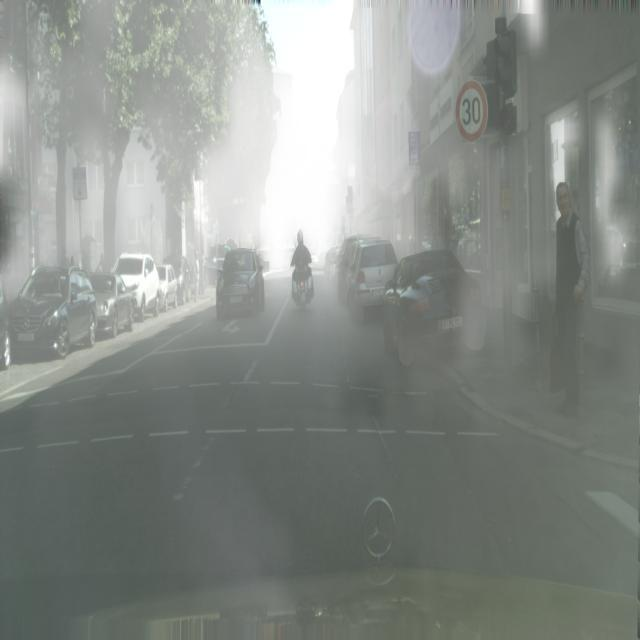
#> input picture data/foggy/test/images/D046_png.rf.21fee5cf3d359c1497222166a462a8c7.jpg, 640 x 640 px
$ python -i dehaze.py   (imports and definitions only)
#> lines starting #> are read from the running program, lines starting #| are printed output that depends on the picture
#> further down, picture is the input picture: shape (640, 640, 3); mean B, G, R 135.9, 140.7, 135.9
import cv2
import numpy as np

def dehaze_image(img):
    """
    Simple contrast enhancement for foggy images.
    Industry note: replace with AOD-Net for production.
    """
    lab = cv2.cvtColor(img, cv2.COLOR_BGR2LAB)
#> lab: shape (640, 640, 3); mean of channels 0, 1, 2 146.7, 125.3, 130
    l, a, b = cv2.split(lab)

    clahe = cv2.createCLAHE(clipLimit=2.0, tileGridSize=(8,8))
    cl = clahe.apply(l)
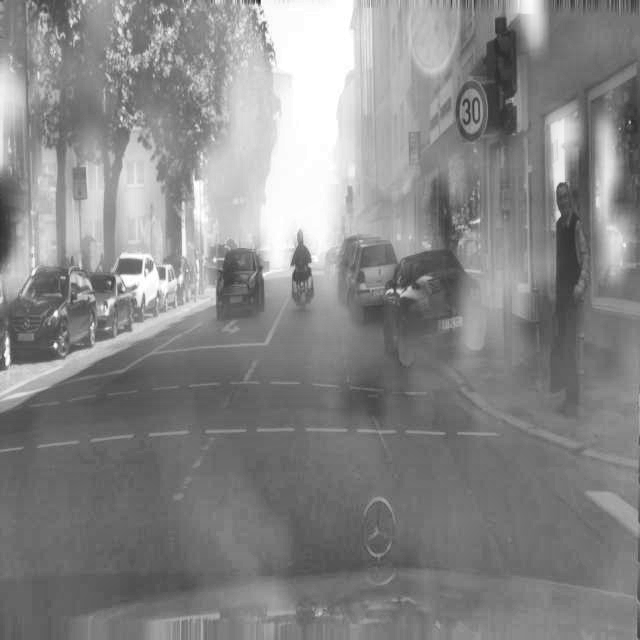
#> cl: shape (640, 640); min 25, max 255, mean 135.4

    enhanced = cv2.merge((cl, a, b))
#> enhanced: shape (640, 640, 3); mean of channels 0, 1, 2 135.4, 125.3, 130
    return cv2.cvtColor(enhanced, cv2.COLOR_LAB2BGR)
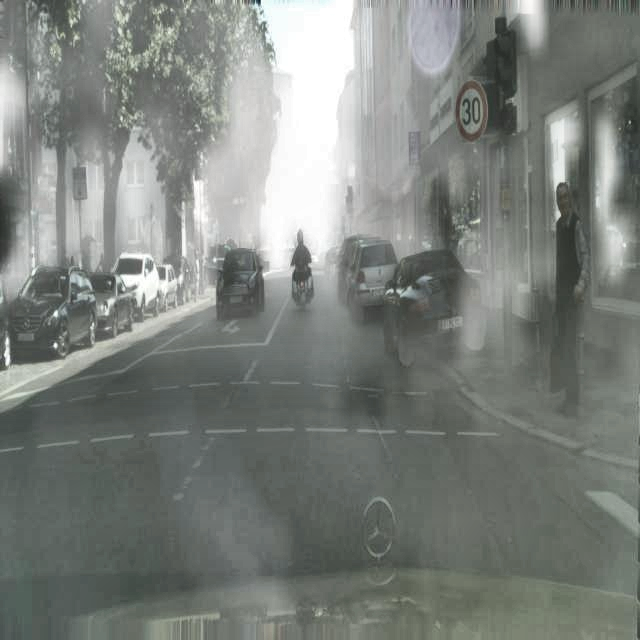
#> returned value: shape (640, 640, 3); mean B, G, R 124.7, 129.3, 124.7

>>> import cv2
>>> picture = cv2.imread('../../data/foggy/test/images/D046_png.rf.21fee5cf3d359c1497222166a462a8c7.jpg')
>>> result = dehaze_image(picture)

$ run again, on data/foggy/test/images/D052_png.rf.4639077fc8a839b2a65f61e2a971cbc4.jpg
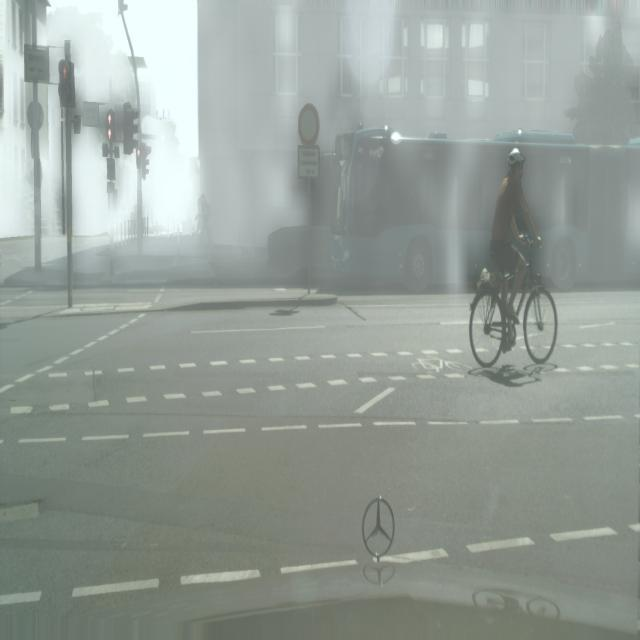
#> input picture data/foggy/test/images/D052_png.rf.4639077fc8a839b2a65f61e2a971cbc4.jpg, 640 x 640 px
#> picture is the input picture: shape (640, 640, 3); mean B, G, R 152.6, 158.6, 150
#> lab: shape (640, 640, 3); mean of channels 0, 1, 2 164, 123.8, 130.1
#> in dehaze_image, `l, a, b = cv2.split(lab)`:
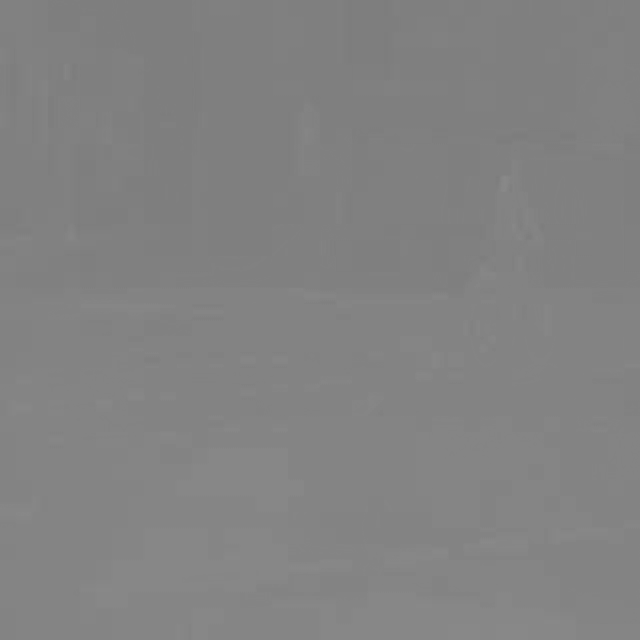
#> b: shape (640, 640); min 124, max 137, mean 130.1
#> enhanced: shape (640, 640, 3); mean of channels 0, 1, 2 149.6, 123.8, 130.1
#> in dehaze_image, `return cv2.cvtColor(enhanced, cv2.COLOR_LAB2BGR)`:
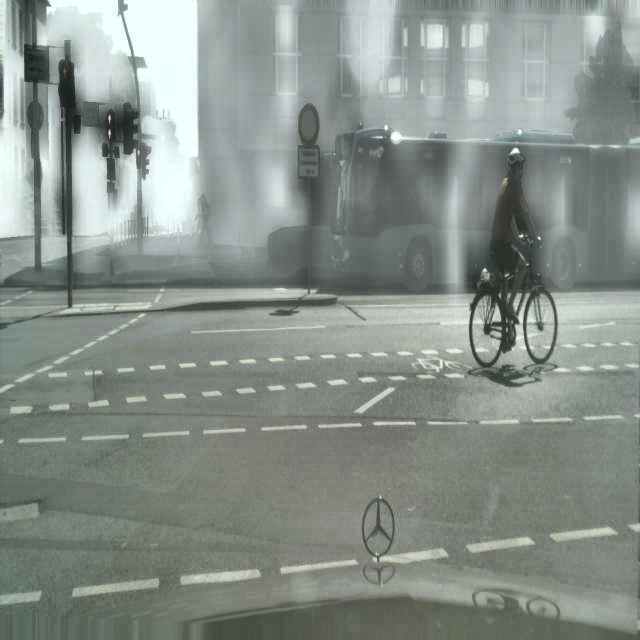
#> returned value: shape (640, 640, 3); mean B, G, R 138.3, 144.2, 135.8

$ run again, on data/foggy/test/images/D055_png.rf.1aea569cc699163e86345fefb60e5082.jpg
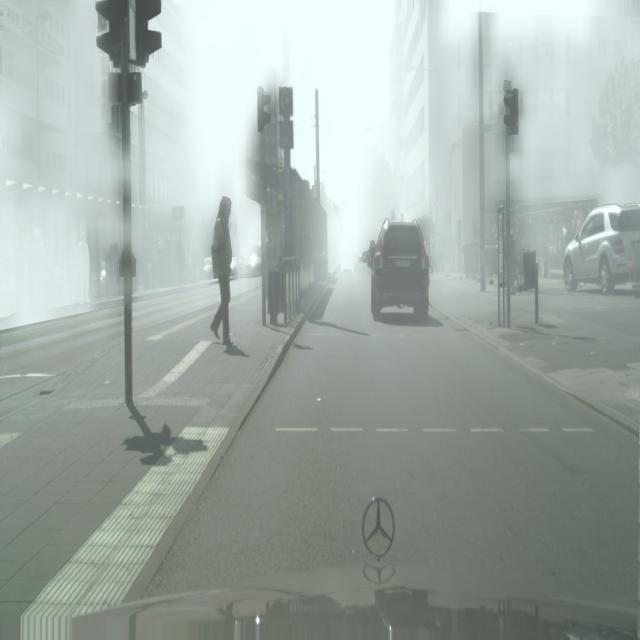
#> input picture data/foggy/test/images/D055_png.rf.1aea569cc699163e86345fefb60e5082.jpg, 640 x 640 px
#> picture is the input picture: shape (640, 640, 3); mean B, G, R 166.3, 171.2, 161.4
#> lab: shape (640, 640, 3); mean of channels 0, 1, 2 175.4, 123.6, 129.5
#> in dehaze_image, `l, a, b = cv2.split(lab)`:
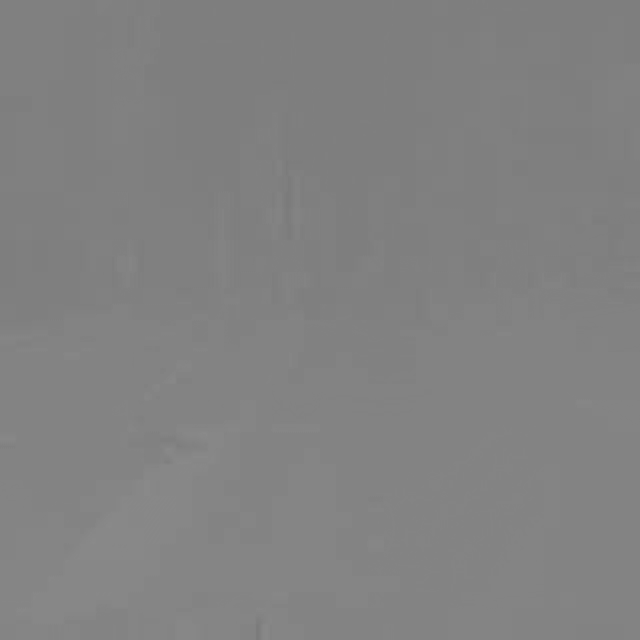
#> b: shape (640, 640); min 123, max 138, mean 129.5
#> in dehaze_image, `cl = clahe.apply(l)`:
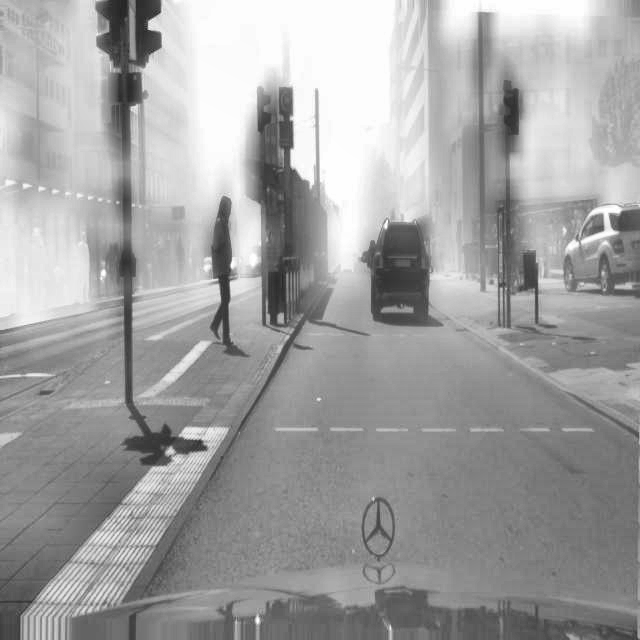
#> cl: shape (640, 640); min 35, max 255, mean 161.5
#> enhanced: shape (640, 640, 3); mean of channels 0, 1, 2 161.5, 123.6, 129.5

$ run again, on data/foggy/test/images/D073_png.rf.d4a7da40e371fa305e252f1aa6d930e8.jpg
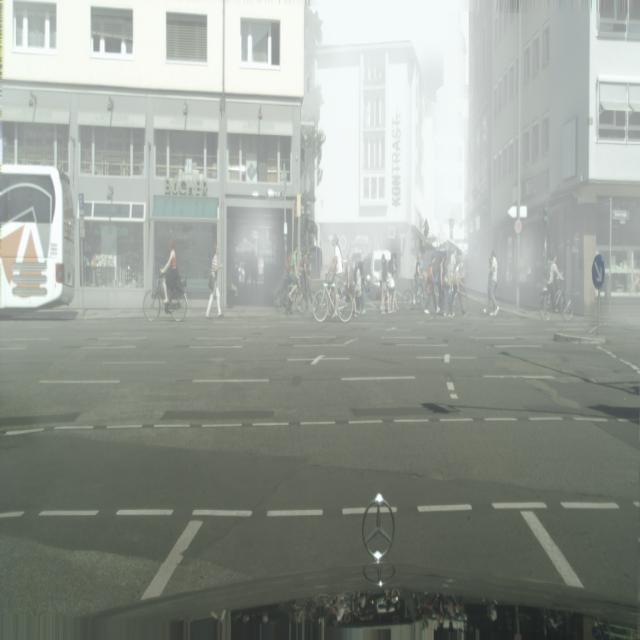
#> input picture data/foggy/test/images/D073_png.rf.d4a7da40e371fa305e252f1aa6d930e8.jpg, 640 x 640 px
#> picture is the input picture: shape (640, 640, 3); mean B, G, R 149.5, 156.3, 151
#> lab: shape (640, 640, 3); mean of channels 0, 1, 2 161.2, 124.7, 131
#> in dehaze_image, `l, a, b = cv2.split(lab)`:
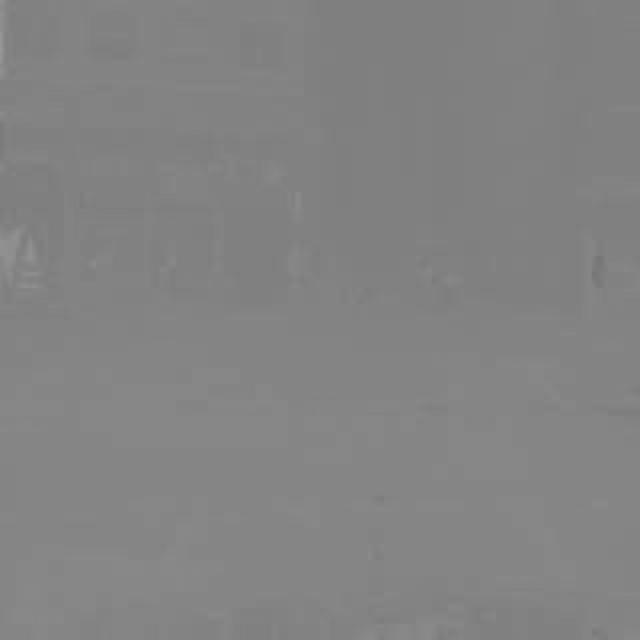
#> b: shape (640, 640); min 116, max 153, mean 131
#> enhanced: shape (640, 640, 3); mean of channels 0, 1, 2 148.9, 124.7, 131
#> in dehaze_image, `return cv2.cvtColor(enhanced, cv2.COLOR_LAB2BGR)`:
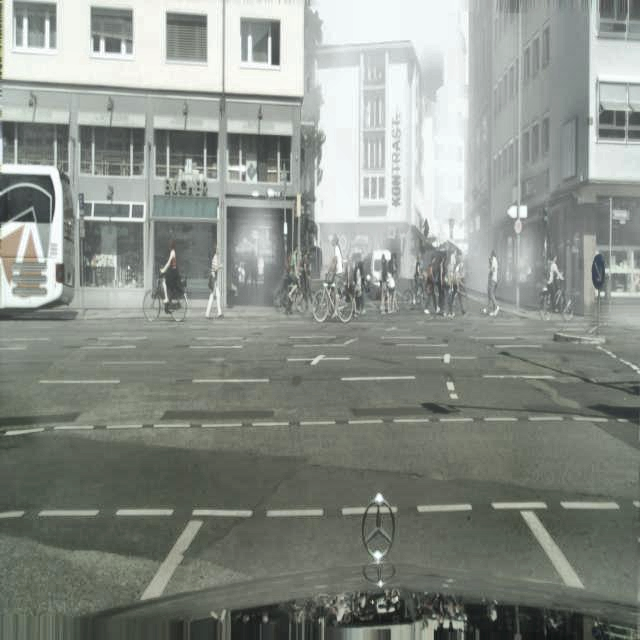
#> returned value: shape (640, 640, 3); mean B, G, R 137, 143.7, 138.4
